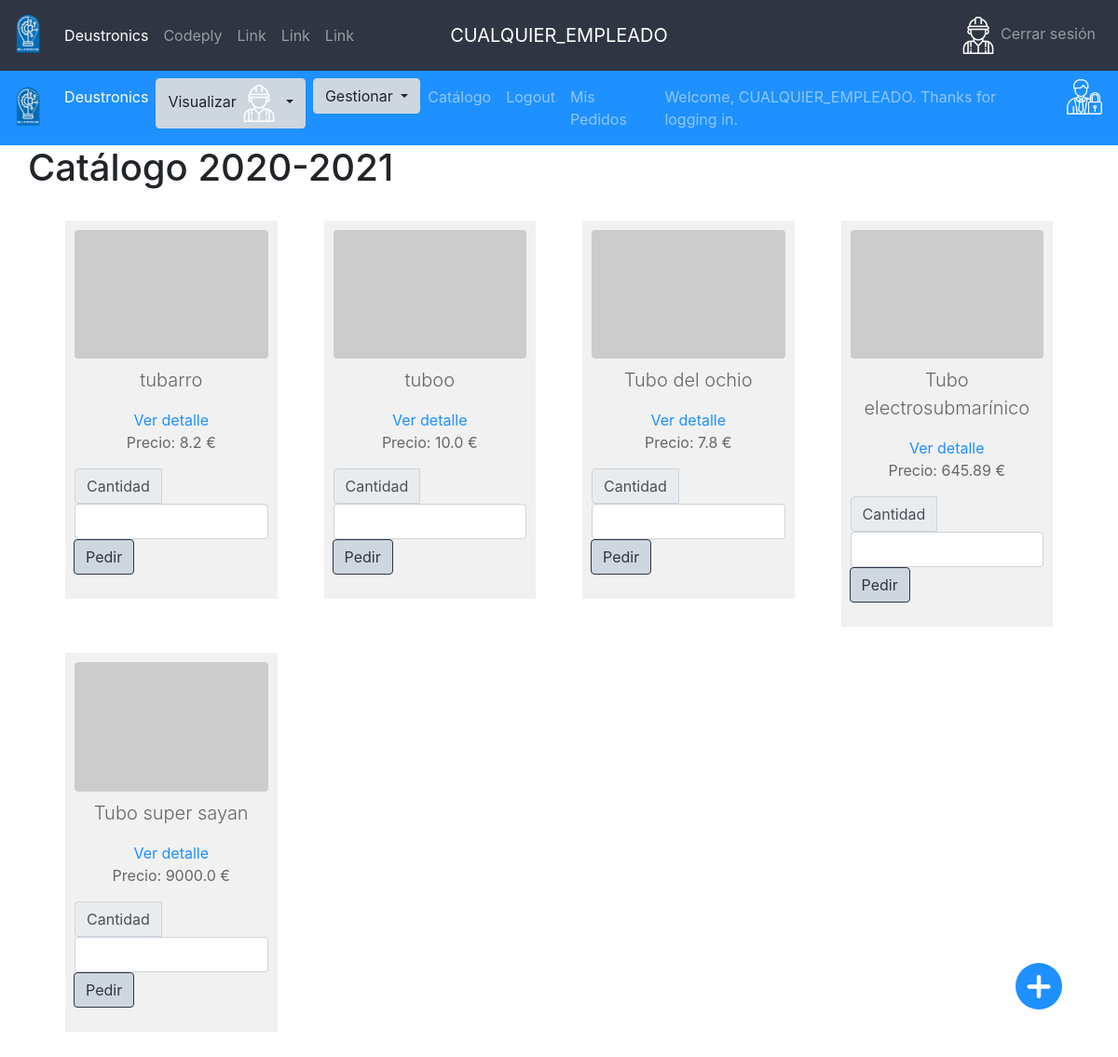
Before: /catalogo/ (signed in) with the older database file.
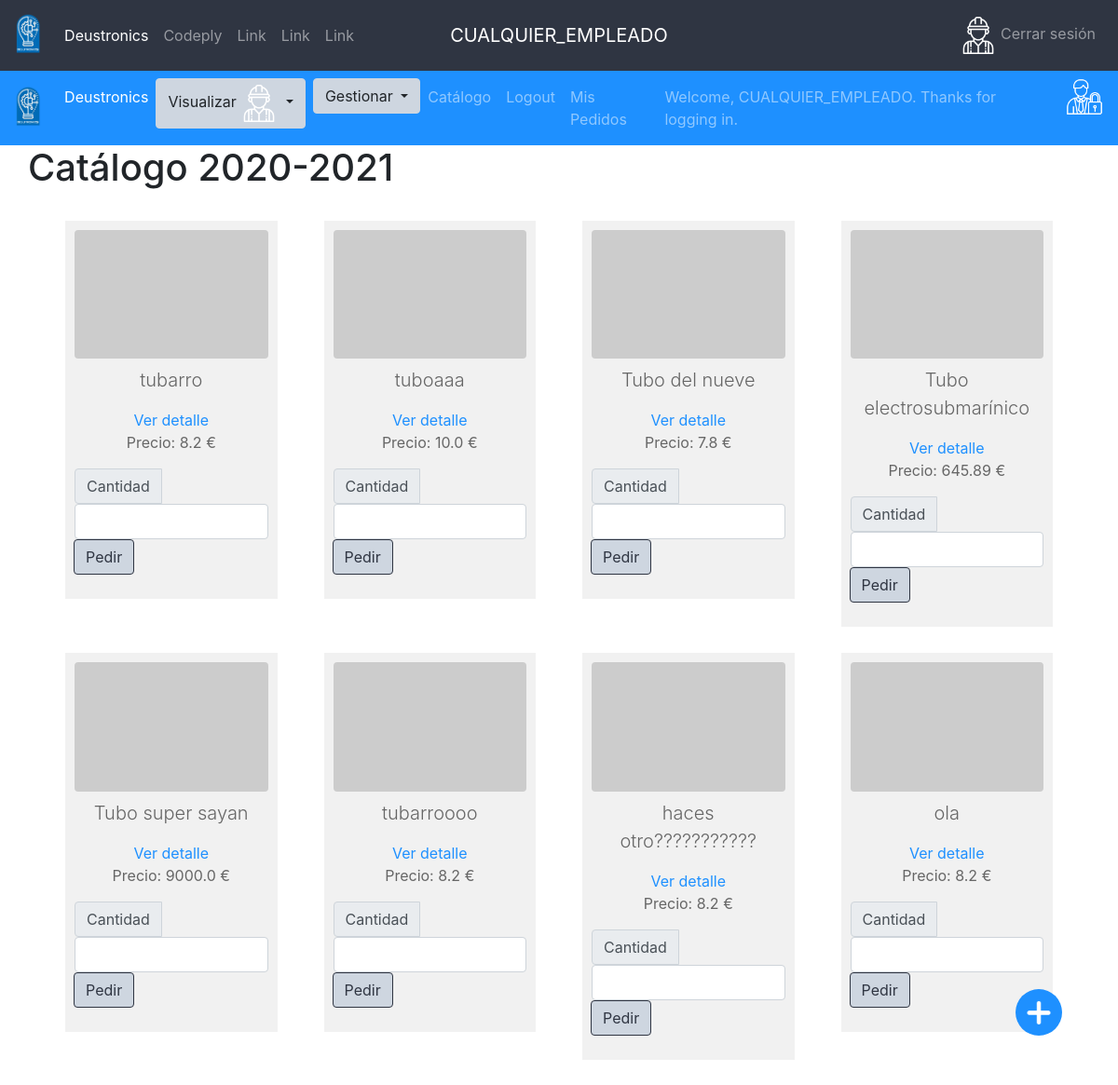
After: the same page with the newer database file.
### app/models.py (models this page shows, shortened)
class Catalogo(models.Model):
    descripcion = models.CharField(max_length=250)
    nombre = models.CharField(max_length=100, default="NombreDefault")
    precio = models.FloatField(default = 0.0)

### app/views.py (the view)
# urls.py: path('catalogo/', login_required(views.CatalogoListView.as_view()), name='catalogo_lista'),
class CatalogoListView(View):
    def get(self, request, *args, **kwargs):
        context = {
            'catalogos': Catalogo.objects.all(),
            'urlBotonFlotante':reverse('catalogo_create')
        }
        return render(request, "catalogo_lista.html", context)

### app/templatetags/sesion_tags.py (called while the page is built)
@register.filter(name='has_group')
def has_group(user, group_name):
    return user.groups.filter(name=group_name).exists()

### app/templates/catalogo_lista.html (shortened to what this page needs)
{%extends 'base.html'%} {% block content%}
<h1>
  Catálogo 2020-2021
</h1>
<div class="container">
  <div class="row">
    <div class="MultiCarousel" data-items="1,3,5,6" data-slide="1" id="MultiCarousel" data-interval="1000">
      <div class="MultiCarousel-inner">
        {%for catalogo in catalogos%}
        <div class="item catalog-item mb-2 col-sm-3">
          <div class="pad15">
            <img src="https://dummyimage.com/600x400/000/fff" class="img-fluid rounded mx-auto d-block"
              alt="Imagen de catálogo" />
            <p class="lead mt-2">{{catalogo.nombre}}</p>
            <a href="{%url 'catalogo_detalle' catalogo.id %}"> Ver detalle</a>
            <p>Precio: {{catalogo.precio}} €</p>
            <div class="input-group mb-3">
              <div class="input-group-prepend">
                <span class="input-group-text" id="inputGroup-sizing-default">Cantidad</span>
              </div>
              <form action="{%url 'pedido_create'%}" method="POST">
                <input type="number" class="form-control" aria-label="Sizing example input"
                  aria-describedby="inputGroup-sizing-default" name="cantidad" />
                <div class="input-group-append">
                  <button class="btn btn-outline-dark bg-secondary" type="submit" id="button-addon1">Pedir</button>
                </div>
              </form>
            </div>
          </div>
        </div>
        {%endfor%}
      </div>
    </div>
    {%endblock%}

### app/templates/base.html (shortened to what this page needs)
{%load static %}
{% load sesion_tags  %}
<!DOCTYPE html>
<html lang="en">
<head>
  <link rel="stylesheet" href="{% static 'main.css'%}" />
</head>
<body>
  {% block nav%}
  <nav class="navbar navbar-expand-md navbar-dark bg-dark" style="z-index:99">
    <div class="navbar-collapse collapse w-100 order-1 order-md-0 dual-collapse2">
      <a class="navbar-brand" href="{%url 'index' %}"><img src="{% static 'Desuto5.png' %}" alt="" id="logo" /></a>
        <ul class="navbar-nav mr-auto">
            <li class="nav-item active">
                <a class="nav-link" href="#">Deustronics</a>
            </li>
            <li class="nav-item">
                <a class="nav-link" href="//codeply.com">Codeply</a>
            </li>
            <li class="nav-item">
                <a class="nav-link" href="#">Link</a>
            </li>
            <li class="nav-item">
                <a class="nav-link" href="#">Link</a>
            </li>
            <li class="nav-item">
                <a class="nav-link" href="#">Link</a>
            </li>
        </ul>
    </div>
    <div class="mx-auto order-0">
        <a class="navbar-brand mx-auto" href="#">{{user.get_username}}</a>
    </div>
    <div class="navbar-collapse collapse w-100 order-3 dual-collapse2">
        <ul class="navbar-nav ml-auto">
            <li class="nav-item">
              <a class="nav-link" href="#"></a>
            </li>
            <li class="nav-item">
                <a class="nav-link" href="{%url 'logout' %}"><img class="user-type-icon"  src="{%static 'icons/Operario.png'%}" alt=""><span> Cerrar sesión </span></a>
            </li>
        </ul>
    </div>
</nav>
  <nav class="navbar navbar-expand-lg navbar-dark bg-primary">
    <a class="navbar-brand" href="{%url 'index' %}"><img src="{% static 'Desuto5.png' %}" alt="" id="logo" /></a>
    <div class="collapse navbar-collapse" id="navbarNavAltMarkup">
      <div class="navbar-nav">
        <a class="nav-item nav-link active" href="{%url 'index' %}">Deustronics </a>
        <div class="btn-group">
          <div class="dropdown mr-2">
            <button class="btn btn-secondary dropdown-toggle" type="button" id="dropdownMenuButton"
              data-toggle="dropdown" aria-haspopup="true" aria-expanded="false">
              Visualizar <img class="user-type-icon"  src="{%static 'icons/Operario.png'%}" alt="">
            </button>
          </div>
          <div class="dropdown dropdown-dark">
            <button class="btn btn-secondary dropdown-toggle" type="button" id="dropdownMenuButton"
              data-toggle="dropdown" aria-haspopup="true" aria-expanded="false">
              Gestionar
            </button>
          </div>
        </div>
        <a class="nav-item nav-link" href="{%url 'catalogo_lista' %}">Catálogo</a>
        <a class="nav-item nav-link" href="{%url 'logout' %}">Logout</a>
        <a class="nav-item nav-link" href="{%url 'mis_pedidos' %}">Mis Pedidos</a>
        {% if user.is_authenticated %}
        <span class="nav-item nav-link ml-auto">Welcome, {{ user.get_username }}. Thanks for logging in.</span>
        {% else %}
        <span class="nav-item nav-link ml-auto">Welcome, new user. Please log in.</span>
        {% endif %}
        {% if request.user|has_group:"EMPLEADO" %}
          <span class="nav-item nav-link ml-auto"><img class="user-type-icon"  src="{%static 'icons/Operario.png'%}" alt=""></span>
        {% elif request.user|has_group:"CLIENTE" %}
        <span class="nav-item nav-link ml-auto"> <img class="user-type-icon"  src="{%static 'icons/Cliente.png'%}" alt=""></span>
        {% elif request.user|has_group:"RESPONSABLE" %}
        <span class="nav-item nav-link ml-auto"></span>  <img  class="user-type-icon" src="{%static 'icons/Responsable.png'%}" alt=""></span>
        {%else%}
        <span class="nav-item nav-link ml-auto"></span>  <img  class="user-type-icon" src="{%static 'icons/Admin.png'%}" alt=""></span>
        {%endif%}
      </div>
  </nav>
  {%endblock%}
  <div class="container fill">
    <div class="row">
      {%block content %} {%endblock%}
    </div>
  </div>
  {%if urlBotonFlotante%}
  <a id="botonFlotante" href="{{urlBotonFlotante}}">
    <div class="botonFlotantePadre">
      <span class="botonFlotanteHijo">
        <img id="iconoAñadir" src="{% static 'icons/ArturMas.png' %}" alt="Añadir">
      </span>
    </div>
  </a>
  {%endif%}
</body>
</html>

Changed rows visible on the page:
changed Catalogo: nombre "tuboo" → "tuboaaa"
changed Catalogo: nombre "Tubo del ochio" → "Tubo del nueve"
added Catalogo: nombre "tubarroooo", precio "8.2"
added Catalogo: nombre "haces otro???????????", precio "8.2"
added Catalogo: nombre "ola", precio "8.2"
